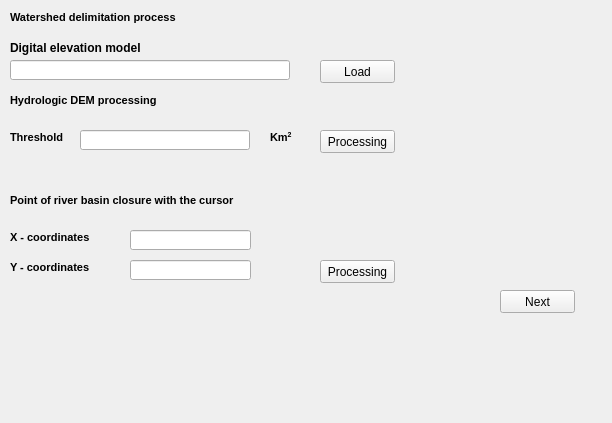
            <widget class="QWidget" name="page_2">
             <property name="geometry">
              <rect>
               <x>0</x>
               <y>0</y>
               <width>612</width>
               <height>423</height>
              </rect>
             </property>
             <attribute name="label">
              <string>Step 2 - Basin Delimitation</string>
             </attribute>
             <widget class="QLineEdit" name="Path_Dem">
              <property name="geometry">
               <rect>
                <x>10</x>
                <y>60</y>
                <width>280</width>
                <height>20</height>
               </rect>
              </property>
             </widget>
             <widget class="QPushButton" name="Button_Load_Dem">
              <property name="geometry">
               <rect>
                <x>320</x>
                <y>60</y>
                <width>75</width>
                <height>23</height>
               </rect>
              </property>
              <property name="text">
               <string>Load</string>
              </property>
             </widget>
             <widget class="QLabel" name="label_6">
              <property name="geometry">
               <rect>
                <x>10</x>
                <y>40</y>
                <width>191</width>
                <height>16</height>
               </rect>
              </property>
              <property name="text">
               <string>&lt;html&gt;&lt;head/&gt;&lt;body&gt;&lt;p&gt;&lt;span style=&quot; font-weight:600;&quot;&gt;Digital elevation model&lt;/span&gt;&lt;/p&gt;&lt;/body&gt;&lt;/html&gt;</string>
              </property>
             </widget>
             <widget class="QLabel" name="label_7">
              <property name="geometry">
               <rect>
                <x>10</x>
                <y>10</y>
                <width>351</width>
                <height>16</height>
               </rect>
              </property>
              <property name="font">
               <font>
                <pointsize>8</pointsize>
                <weight>75</weight>
                <bold>true</bold>
               </font>
              </property>
              <property name="text">
               <string>&lt;html&gt;&lt;head/&gt;&lt;body&gt;&lt;p&gt;Watershed delimitation process&lt;/p&gt;&lt;/body&gt;&lt;/html&gt;</string>
              </property>
             </widget>
             <widget class="QLabel" name="label_9">
              <property name="geometry">
               <rect>
                <x>10</x>
                <y>260</y>
                <width>101</width>
                <height>16</height>
               </rect>
              </property>
              <property name="text">
               <string>&lt;html&gt;&lt;head/&gt;&lt;body&gt;&lt;p&gt;&lt;span style=&quot; font-size:8pt; font-weight:600;&quot;&gt;Y - coordinates&lt;/span&gt;&lt;/p&gt;&lt;/body&gt;&lt;/html&gt;</string>
              </property>
             </widget>
             <widget class="QLineEdit" name="Threshold">
              <property name="geometry">
               <rect>
                <x>80</x>
                <y>130</y>
                <width>170</width>
                <height>20</height>
               </rect>
              </property>
             </widget>
             <widget class="QLineEdit" name="Y_coor">
              <property name="geometry">
               <rect>
                <x>130</x>
                <y>260</y>
                <width>121</width>
                <height>20</height>
               </rect>
              </property>
             </widget>
             <widget class="QPushButton" name="Button_Run_Dem">
              <property name="geometry">
               <rect>
                <x>320</x>
                <y>130</y>
                <width>75</width>
                <height>23</height>
               </rect>
              </property>
              <property name="text">
               <string>Processing</string>
              </property>
             </widget>
             <widget class="QLabel" name="label_8">
              <property name="geometry">
               <rect>
                <x>10</x>
                <y>80</y>
                <width>191</width>
                <height>41</height>
               </rect>
              </property>
              <property name="font">
               <font>
                <pointsize>8</pointsize>
                <weight>75</weight>
                <bold>true</bold>
               </font>
              </property>
              <property name="text">
               <string>&lt;html&gt;&lt;head/&gt;&lt;body&gt;&lt;p&gt;Hydrologic DEM processing&lt;/p&gt;&lt;/body&gt;&lt;/html&gt;</string>
              </property>
             </widget>
             <widget class="QLabel" name="label_10">
              <property name="geometry">
               <rect>
                <x>10</x>
                <y>130</y>
                <width>71</width>
                <height>16</height>
               </rect>
              </property>
              <property name="text">
               <string>&lt;html&gt;&lt;head/&gt;&lt;body&gt;&lt;p&gt;&lt;span style=&quot; font-size:8pt; font-weight:600;&quot;&gt;Threshold&lt;/span&gt;&lt;/p&gt;&lt;/body&gt;&lt;/html&gt;</string>
              </property>
             </widget>
             <widget class="QLineEdit" name="X_coor">
              <property name="geometry">
               <rect>
                <x>130</x>
                <y>230</y>
                <width>121</width>
                <height>20</height>
               </rect>
              </property>
             </widget>
             <widget class="QLabel" name="label_11">
              <property name="geometry">
               <rect>
                <x>10</x>
                <y>180</y>
                <width>341</width>
                <height>41</height>
               </rect>
              </property>
              <property name="font">
               <font>
                <pointsize>8</pointsize>
                <weight>75</weight>
                <bold>true</bold>
               </font>
              </property>
              <property name="text">
               <string>&lt;html&gt;&lt;head/&gt;&lt;body&gt;&lt;p&gt;Point of river basin closure with the cursor&lt;/p&gt;&lt;/body&gt;&lt;/html&gt;</string>
              </property>
             </widget>
             <widget class="QLabel" name="label_12">
              <property name="geometry">
               <rect>
                <x>10</x>
                <y>230</y>
                <width>101</width>
                <height>16</height>
               </rect>
              </property>
              <property name="text">
               <string>&lt;html&gt;&lt;head/&gt;&lt;body&gt;&lt;p&gt;&lt;span style=&quot; font-size:8pt; font-weight:600;&quot;&gt;X - coordinates&lt;/span&gt;&lt;/p&gt;&lt;/body&gt;&lt;/html&gt;</string>
              </property>
             </widget>
             <widget class="QLabel" name="label_13">
              <property name="geometry">
               <rect>
                <x>270</x>
                <y>130</y>
                <width>41</width>
                <height>16</height>
               </rect>
              </property>
              <property name="text">
               <string>&lt;html&gt;&lt;head/&gt;&lt;body&gt;&lt;p&gt;&lt;span style=&quot; font-size:8pt; font-weight:600;&quot;&gt;Km&lt;/span&gt;&lt;span style=&quot; font-size:8pt; font-weight:600; vertical-align:super;&quot;&gt;2&lt;/span&gt;&lt;/p&gt;&lt;/body&gt;&lt;/html&gt;</string>
              </property>
             </widget>
             <widget class="QPushButton" name="Button_Run_Basin">
              <property name="geometry">
               <rect>
                <x>320</x>
                <y>260</y>
                <width>75</width>
                <height>23</height>
               </rect>
              </property>
              <property name="text">
               <string>Processing</string>
              </property>
             </widget>
             <widget class="QPushButton" name="Button_Step_2">
              <property name="geometry">
               <rect>
                <x>500</x>
                <y>290</y>
                <width>75</width>
                <height>23</height>
               </rect>
              </property>
              <property name="text">
               <string>Next</string>
              </property>
             </widget>
            </widget>
